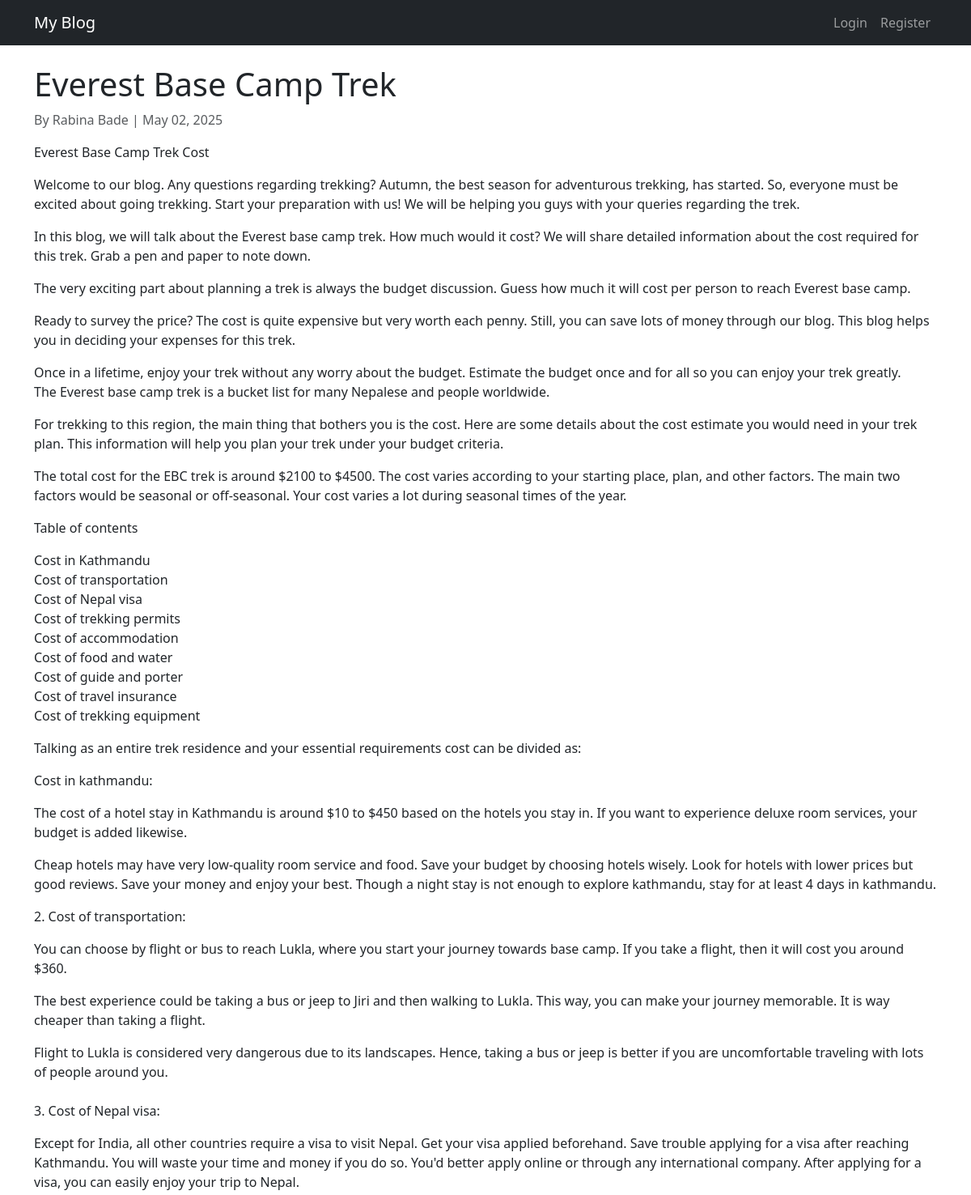
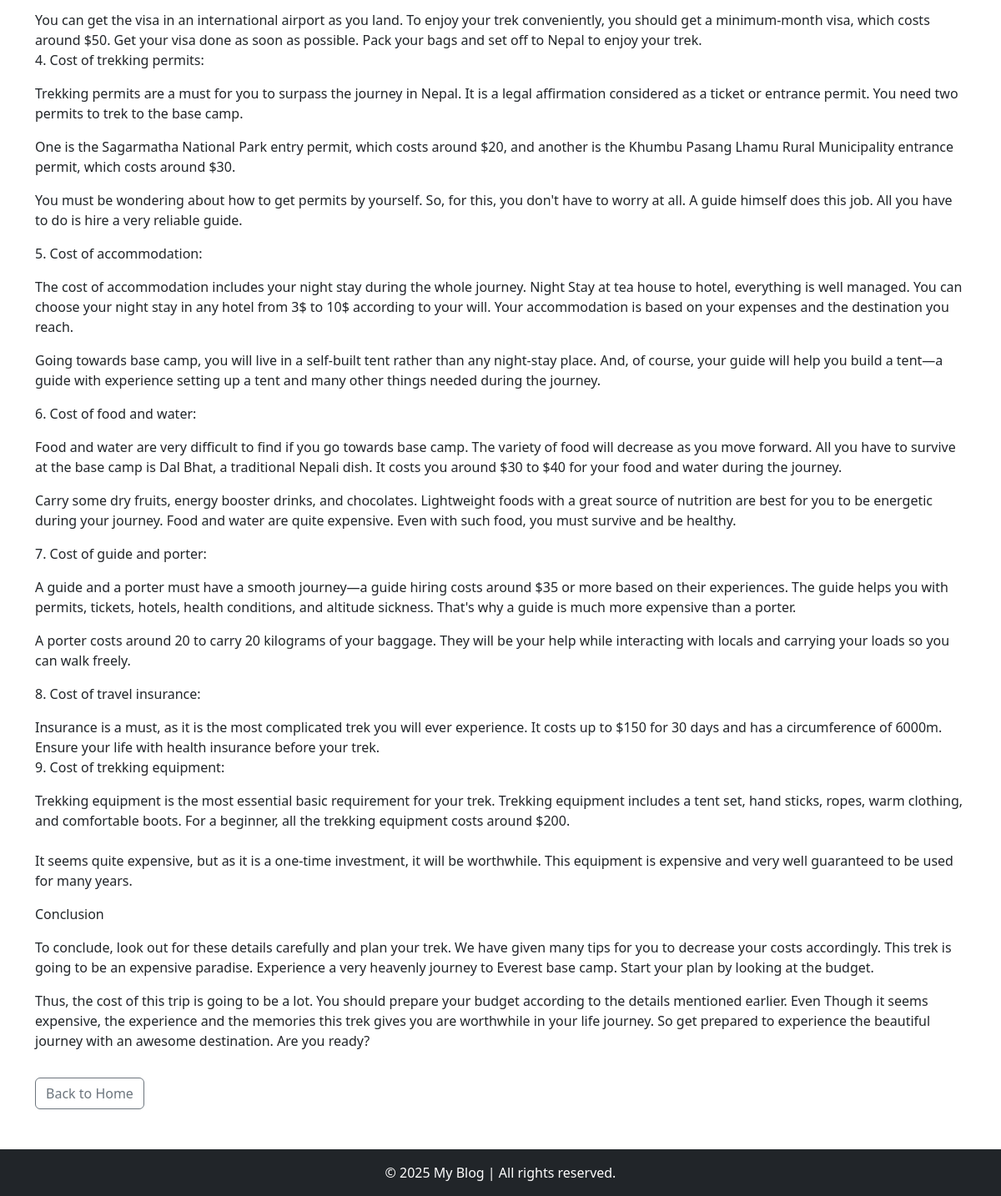
Screenshot of /post/3/ with the database file from the repository (2 pictures, top to bottom).
### blog/models.py (models this page shows, shortened)
class BlogPost(models.Model):
    title = models.CharField(max_length=200)
    description = models.TextField()
    publish_date = models.DateTimeField(auto_now_add=True)
    author = models.ForeignKey(User, on_delete=models.CASCADE)
    category = models.ForeignKey(Category, on_delete=models.SET_NULL, null=True)
    image = models.ImageField(upload_to='blog_images/', blank=True, null=True)
    is_published = models.BooleanField(default=True)

class User(AbstractUser):
    full_name = models.CharField(max_length=255)
    email = models.EmailField(unique=True)
    USERNAME_FIELD = 'email'
    REQUIRED_FIELDS = ['username']

### blog/views.py (the view)
# urls.py: path('post/<int:pk>/', views.post_detail, name='post_detail'),
def post_detail(request, pk):
    post = get_object_or_404(BlogPost, pk=pk)
    return render(request, 'blog/post_detail.html', {'post': post})

### blog/templates/blog/post_detail.html (shortened to what this page needs)
{% extends 'blog/base.html' %}
{% block content %}
<article class="mt-4">
  <h1>{{ post.title }}</h1>
  <p class="text-muted">By {{ post.author.full_name }} | {{ post.publish_date|date:"M d, Y" }}</p>
  <div>
    {{ post.description|linebreaks }}
  </div>
</article>
<a href="{% url 'home' %}" class="btn btn-outline-secondary mt-3">Back to Home</a>
{% endblock %}

### rows the page displays
BlogPost: title "Everest Base Camp Trek", author.full_name "Rabina Bade", publish_date "May 02, 2025", description "Everest Base Camp Trek Cost Welcome to our blog. Any questions regarding trekking? Autumn, the best season for adventurous trekking, has started. So, everyone must be excited about going trekking. Start your preparation with us! We will be helping you guys with your queries regarding the trek. In this blog, we will talk about the Everest base camp trek. How much would it cost? We will share detailed information about the cost required for this trek. Grab a pen and paper to note down. The very exciting part about planning a trek is always the budget discussion. Guess how much it will cost per person to reach Everest base camp. Ready to survey the price? The cost is quite expensive but very…"
